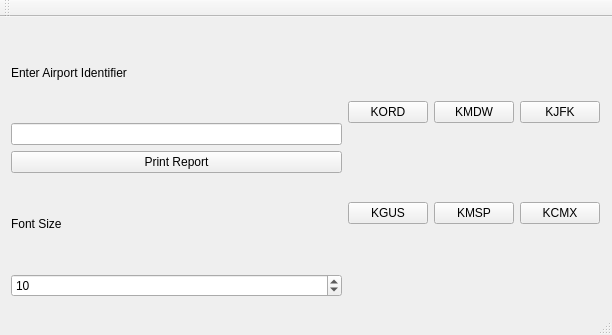
<?xml version="1.0" encoding="UTF-8"?>
<ui version="4.0">
 <class>MainWindow</class>
 <widget class="QMainWindow" name="MainWindow">
  <property name="geometry">
   <rect>
    <x>0</x>
    <y>0</y>
    <width>612</width>
    <height>335</height>
   </rect>
  </property>
  <property name="windowTitle">
   <string>MainWindow</string>
  </property>
  <widget class="QWidget" name="centralWidget">
   <widget class="QWidget" name="horizontalLayoutWidget">
    <property name="geometry">
     <rect>
      <x>0</x>
      <y>0</y>
      <width>611</width>
      <height>291</height>
     </rect>
    </property>
    <layout class="QHBoxLayout" name="horizontalLayout">
     <item>
      <layout class="QVBoxLayout" name="verticalLayout">
       <item>
        <widget class="QLabel" name="label">
         <property name="text">
          <string>Enter Airport Identifier</string>
         </property>
        </widget>
       </item>
       <item>
        <widget class="QLineEdit" name="lineEdit"/>
       </item>
       <item>
        <widget class="QPushButton" name="pushButton">
         <property name="text">
          <string>Print Report</string>
         </property>
        </widget>
       </item>
       <item>
        <widget class="QLabel" name="label_2">
         <property name="text">
          <string>Font Size</string>
         </property>
        </widget>
       </item>
       <item>
        <widget class="QDoubleSpinBox" name="fontSize">
         <property name="decimals">
          <number>0</number>
         </property>
         <property name="minimum">
          <double>6.000000000000000</double>
         </property>
         <property name="maximum">
          <double>20.000000000000000</double>
         </property>
         <property name="value">
          <double>10.000000000000000</double>
         </property>
        </widget>
       </item>
      </layout>
     </item>
     <item>
      <layout class="QGridLayout" name="gridLayout">
       <property name="horizontalSpacing">
        <number>6</number>
       </property>
       <item row="0" column="2">
        <widget class="QPushButton" name="pushButton_KMDW">
         <property name="text">
          <string>KMDW</string>
         </property>
        </widget>
       </item>
       <item row="1" column="2">
        <widget class="QPushButton" name="pushButton_KMSP">
         <property name="text">
          <string>KMSP</string>
         </property>
        </widget>
       </item>
       <item row="0" column="1">
        <widget class="QPushButton" name="pushButton_KORD">
         <property name="text">
          <string>KORD</string>
         </property>
        </widget>
       </item>
       <item row="0" column="3">
        <widget class="QPushButton" name="pushButton_KJFK">
         <property name="text">
          <string>KJFK</string>
         </property>
        </widget>
       </item>
       <item row="1" column="1">
        <widget class="QPushButton" name="pushButton_KGUS">
         <property name="text">
          <string>KGUS</string>
         </property>
        </widget>
       </item>
       <item row="1" column="3">
        <widget class="QPushButton" name="pushButton_KCMX">
         <property name="text">
          <string>KCMX</string>
         </property>
        </widget>
       </item>
      </layout>
     </item>
    </layout>
   </widget>
  </widget>
  <widget class="QToolBar" name="mainToolBar">
   <attribute name="toolBarArea">
    <enum>TopToolBarArea</enum>
   </attribute>
   <attribute name="toolBarBreak">
    <bool>false</bool>
   </attribute>
  </widget>
  <widget class="QStatusBar" name="statusBar"/>
 </widget>
 <layoutdefault spacing="6" margin="11"/>
 <resources/>
 <connections/>
</ui>
